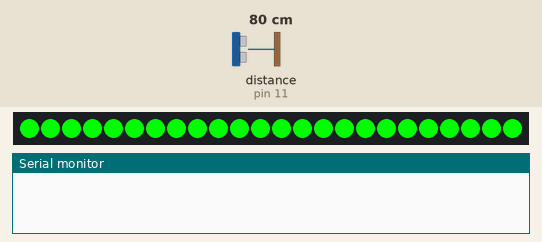
The sketch below on a simulated Arduino Uno, built with avr-gcc and run on an emulated ATmega328P. Parts: 24 RGB LEDs in strip order, left to right, the last lines printed to the serial monitor. The test bench sets the inputs (shaded band); at power-on: distance to the obstacle (sensor on pin 11) 80 cm. The echo pulse lasts 58.3 µs per cm.

Above: at 0.86 s.
2.1 s: distance to the obstacle (sensor on pin 11) set to 2 cm
At 2.7 s:
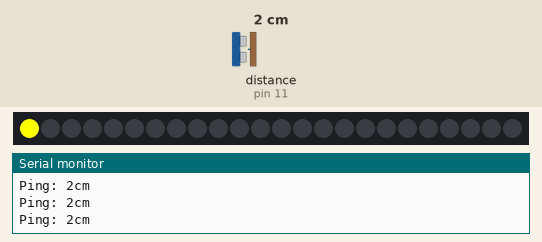
3.6 s: distance to the obstacle (sensor on pin 11) set to 35 cm
At 4.6 s:
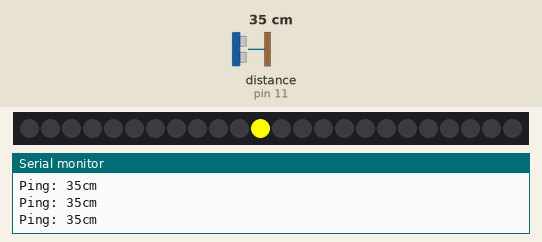
5.1 s: distance to the obstacle (sensor on pin 11) set to 4 cm
At 5.9 s:
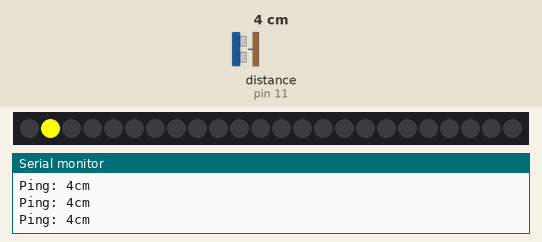
6.6 s: distance to the obstacle (sensor on pin 11) set to 120 cm
Timing chart, 0 to 9.1 s (numbered marks = the images above; inputs shaded):
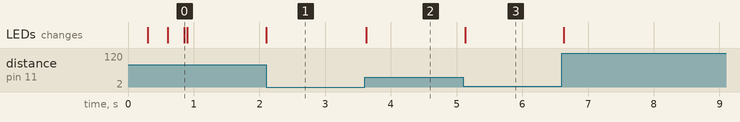

The sketch:

disttest.ino
```cpp
#include <Wire.h>
#include <Adafruit_GFX.h>
#include "Adafruit_LEDBackpack.h"

Adafruit_24bargraph bar = Adafruit_24bargraph();

#include <NewPing.h>

#define TRIGGER_PIN  12  // Arduino pin tied to trigger pin on the ultrasonic sensor.
#define ECHO_PIN     11  // Arduino pin tied to echo pin on the ultrasonic sensor.
#define MAX_DISTANCE 400 // Maximum distance we want to ping for (in centimeters).
                        //Maximum sensor distance is rated at 400-500cm.

NewPing sonar(TRIGGER_PIN, ECHO_PIN, MAX_DISTANCE);//NewPing setup of pins and maximum distance

double percentDist =0;
int filled =0;
int pingval=0;

void setup() {
  Serial.begin(115200); // Open serial monitor at 115200 baud to see ping results.

  bar.begin(0x70);  // pass in the address
  bar.setBrightness(15);// (0-15)

  int i;
  for(i=0;i<24;i++){
    bar.setBar(i, LED_RED);
    bar.writeDisplay();
    delay(10);
  }

  for(i=0;i<24;i++){
    bar.setBar(i, LED_YELLOW);
    bar.writeDisplay();
    delay(10);
  }

  for(i=0;i<24;i++){
    bar.setBar(i, LED_GREEN);
    bar.writeDisplay();
    delay(10);
  }


  pinMode(9, OUTPUT); // Sets the trigPin as an Output
  pinMode(10, INPUT); // Sets the echoPin as an Input
}


void loop() {
  delay(30);                     // Wait 50ms between pings (about 20 pings/sec). 29ms should be the shortest delay between pings.
  bar.clear();
  pingval=sonar.ping_cm();
  Serial.print("Ping: ");
  Serial.print(pingval); // Send ping, get distance in cm and print result (0 = outside set distance range)
  Serial.println("cm");
  bar.setBar(pingval/3, LED_YELLOW);
  bar.writeDisplay();
}
```

Measured:
- after the input at 2.1 s, the LEDs: change at once (image 1)
- after the input at 3.6 s, the LEDs: change at once (image 2)
- after the input at 5.1 s, the LEDs: change at once (image 3)
